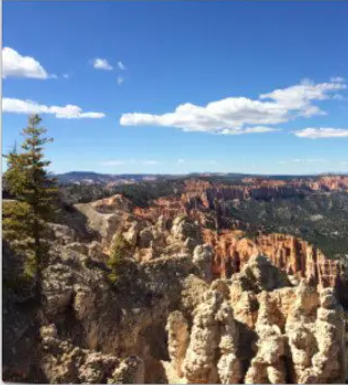
#> input picture TH05/image2/Screenshot 2024-04-26 092954.png, 348 x 385 px; its folder holds 3 pictures in this run
$ python BT02.py
#> lines starting #> are read from the running program, lines starting #| are printed output that depends on the picture
import cv2
import numpy as np
import matplotlib.pyplot as plt
import imutils.paths

def loadImages(path, resize):
#> called with path = 'E:/ComputerVision_OU/TH05/image2', resize = 0
    imagePath = list(imutils.paths.list_images(path))
    imagePath.sort()
    print(imagePath)
    listImage = []
    for i, j in enumerate(imagePath):
        image = cv2.imread(j)
#> image is the input picture: shape (385, 348, 3); mean B, G, R 137.4, 121.4, 111.1
        if resize == 1:
            image = cv2.resize(image, (int(image.shape[1] / 4), int(image.shape[0] / 4)))
        listImage.append(image)
    return listImage

def multiStitching(list_images):
    # Khởi tạo Sticher
    stitcher = cv2.Stitcher_create()
    # Tạo panorama
    status, panorama = stitcher.stitch(list_images)
    if status != cv2.Stitcher_OK:
        raise Exception("Stitching failed!")
    return panorama

# Load ảnh
list_images = loadImages('E:/ComputerVision_OU/TH05/image2', resize=0)
#> list_images = 3 items

# Tạo panorama
panorama = multiStitching(list_images)
#> in multiStitching, `status, panorama = stitcher.stitch(list_images)`:
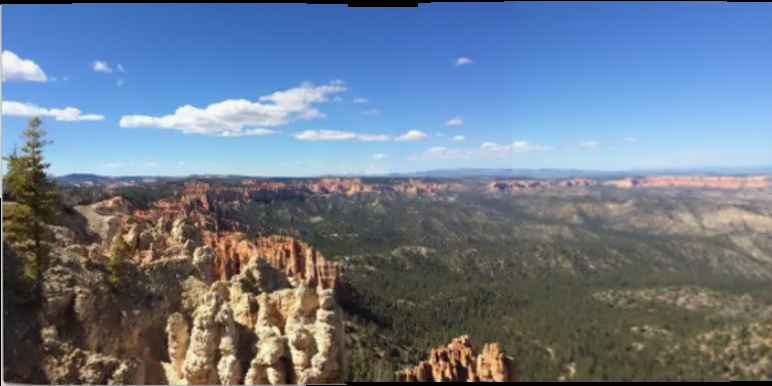
#> panorama: shape (386, 772, 3); mean of channels 0, 1, 2 141, 122.2, 107.8; drawn as B, G, R
#> in multiStitching, `status, panorama = stitcher.stitch(list_images)`: status = 0

# Chuyển đổi sang dạng float và chuẩn hóa panorama
panorama = np.array(panorama, dtype=float) / 255
panorama = panorama[:, :, ::-1]  # Chuyển từ BGR sang RGB

# Hiển thị ảnh
f, axs = plt.subplots(1, len(list_images), sharey=True)
for idx, ax in enumerate(axs):
    ax.title.set_text(f"sequence {idx + 1}")
    ax.imshow(cv2.cvtColor(list_images[idx], cv2.COLOR_BGR2RGB))
#> this loop made 3 passes

f, ax = plt.subplots(1, 1, sharey=True)
ax.title.set_text(f"Result panorama")
ax.imshow(panorama)
plt.show()
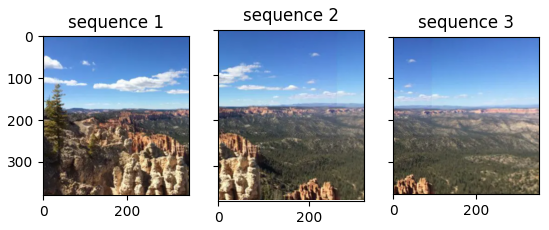
#> figure drawn by matplotlib, 3 panels
